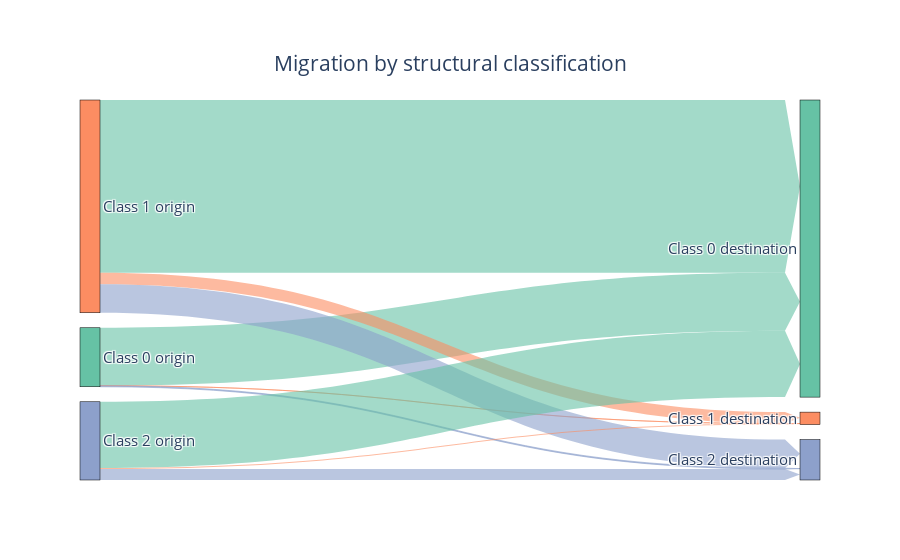

This figure's notebook cell:
### Code cell
fig = go.Figure(
    data = [go.Sankey(
                node=dict(
                    pad = 15,
                    thickness = 20,
                    line = dict(color = "black", width = 0.5),
                    label = ["Class 0 origin","Class 1 origin","Class 2 origin", "Class 0 destination","Class 1 destination","Class 2 destination"],
                    color = ["rgba" + str(cmap(x)) for x in range(3)]*2
                    
                    ),
                link=dict(
                    source=sankey_data["origin_class"].values,
                    target=sankey_data["sankey_dest"].values,
                    value=sankey_data["weight_scaled"].values,
                    arrowlen=15,
                    color= sankey_data["destination_color"].values

                ),
                
            )]
)
fig.update_layout(title_text="Migration by structural classification", font_size=15, title={"xanchor":"center","y":0.9,"x":0.5})
fig.write_image("../visuals/sankey_plot.jpeg")
fig.show()

### Figure 1 — Plotly figure (JSON) as saved in the notebook; plotly's stock layout.template omitted (floating-point values rounded to 4 significant figures)
{"data": [{"link": {"arrowlen": 15, "color": ["rgba(0.4, 0.7607843137254902, 0.6470588235294118, 0.6)", "rgba(0.9882352941176471, 0.5529411764705883, 0.3843137254901961, 0.6)", "rgba(0.5529411764705883, 0.6274509803921569, 0.796078431372549, 0.6)", "rgba(0.4, 0.7607843137254902, 0.6470588235294118, 0.6)", "rgba(0.9882352941176471, 0.5529411764705883, 0.3843137254901961, 0.6)", "rgba(0.5529411764705883, 0.6274509803921569, 0.796078431372549, 0.6)", "rgba(0.4, 0.7607843137254902, 0.6470588235294118, 0.6)", "rgba(0.9882352941176471, 0.5529411764705883, 0.3843137254901961, 0.6)", "rgba(0.5529411764705883, 0.6274509803921569, 0.796078431372549, 0.6)"], "source": [0, 0, 0, 1, 1, 1, 2, 2, 2], "target": [3, 4, 5, 3, 4, 5, 3, 4, 5], "value": [5433.0, 7.294, 90.59, 16200.0, 1067.0, 2677.0, 6220.0, 94.15, 1021.0]}, "node": {"color": ["rgba(0.4, 0.7607843137254902, 0.6470588235294118, 1.0)", "rgba(0.9882352941176471, 0.5529411764705883, 0.3843137254901961, 1.0)", "rgba(0.5529411764705883, 0.6274509803921569, 0.796078431372549, 1.0)", "rgba(0.4, 0.7607843137254902, 0.6470588235294118, 1.0)", "rgba(0.9882352941176471, 0.5529411764705883, 0.3843137254901961, 1.0)", "rgba(0.5529411764705883, 0.6274509803921569, 0.796078431372549, 1.0)"], "label": ["Class 0 origin", "Class 1 origin", "Class 2 origin", "Class 0 destination", "Class 1 destination", "Class 2 destination"], "line": {"color": "black", "width": 0.5}, "pad": 15, "thickness": 20}, "type": "sankey"}], "layout": {"font": {"size": 15}, "title": {"text": "Migration by structural classification", "x": 0.5, "xanchor": "center", "y": 0.9}}}
